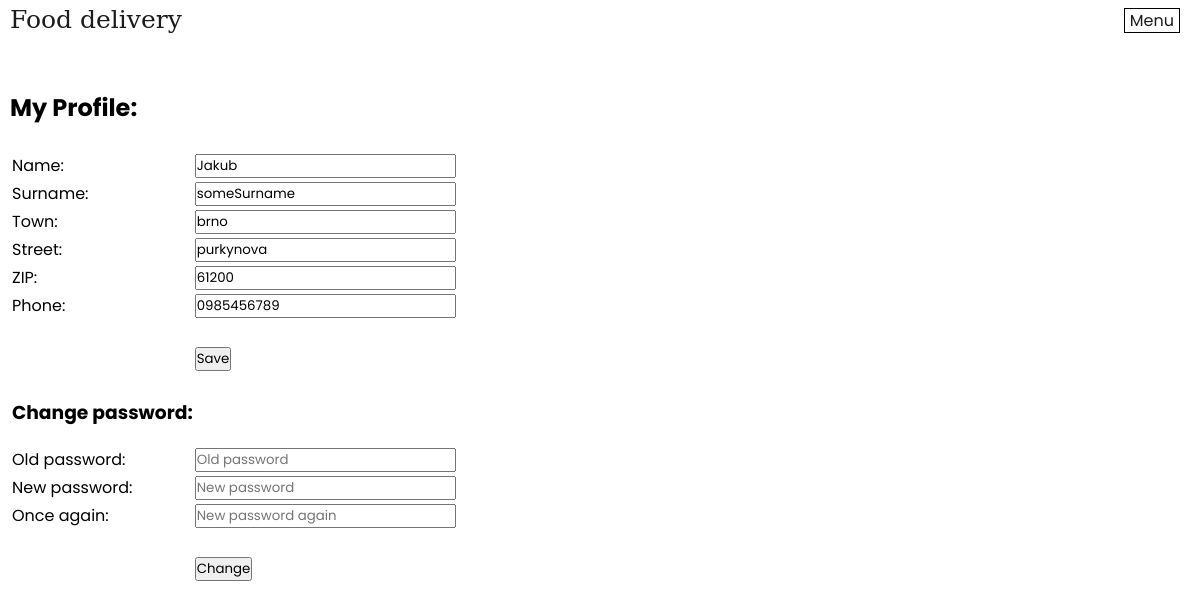
The page /myProfile.php (signed in) on the database its author committed.
### tables this page shows
CREATE TABLE person (
  personId INT AUTO_INCREMENT NOT NULL PRIMARY KEY,
  Name TINYTEXT,
  Surname TINYTEXT,
  Town TINYTEXT,
  Street TINYTEXT,
  ZIP INT,
  phoneNumber TINYTEXT,
  mail TINYTEXT,
  hashedPassword LONGTEXT,
  state ENUM("unregistered", "diner", "driver", "operator", "admin")
);

### myProfile.php (the view, shortened to what this page needs)
<?php
include "header.php";
$userData = $pdo->query("SELECT Name, Surname, Town, Street, ZIP, phoneNumber, hashedPassword FROM person WHERE personId = {$_SESSION["userId"]}")->fetch(PDO::FETCH_ASSOC);
?>
<div class="main-page-container">
    <h2>My Profile:</h2><br>
    <form action="#" method="post">
        <table>
            <tr>
                <td><label >Name: </label></td>
                <td><input type="text" value=
                    <?php echo "\"";
                    if(isset($userData["Name"])) {
                        echo $userData["Name"];
                    }
                    echo "\""; ?>
                    name="userName"  placeholder="Name" required></td>
            </tr>
            <tr>
                <td><label >Surname: </label></td>
                <td><input type="text" value=
                    <?php echo "\"";
                    if(isset($userData["Surname"])) {
                        echo $userData["Surname"];
                    }
                    echo "\""; ?>
                    name="userSurname"  placeholder="Surname" required></td>
            </tr>
            <tr>
                <td><label >Town: </label></td>
                <td><input type="text" value=
                    <?php echo "\"";
                    if(isset($userData["Town"])) {
                        echo $userData["Town"];
                    }
                    echo "\""; ?>
                    name="userTown"  placeholder="Town" required></td>
            </tr>
            <tr>
                <td><label >Street: </label</td>
                <td><input type="text" value=
                    <?php echo "\"";
                    if(isset($userData["Street"])) {
                        echo $userData["Street"];
                    }
                    echo "\""; ?>
                    name="userStreet"  placeholder="Street" required></td>
            </tr>
            <tr>
                <td><label>ZIP: </label></td>
                <td><input type="text" pattern="\d{5}" value=
                    <?php echo "\"";
                    if(isset($userData["ZIP"])) {
                        echo $userData["ZIP"];
                    }
                    echo "\""; ?>
                    name="userZIP"  placeholder="ZIP (Eg.: 61200)" required></td>
            </tr>
            <tr>
                <td><label >Phone: </label></td>
                <td><input type="tel" value=
                    <?php echo "\"";
                    if(isset($userData["phoneNumber"])) {
                        echo $userData["phoneNumber"];
                    }
                    echo "\""; ?>
                    name="userPhoneNumber"  placeholder="PhoneNumber" required></td>
            </tr>
            <tr style="text-align: left"><td></td><td style="padding-top: 25px; padding-bottom: 25px"><input  type="submit" name="changeProfile" value="Save" ></td></tr>
            <tr><td><h3>Change password:</h3></td></tr>
            <tr><td style="height:15px"></td></tr>
            <tr>
                <td><label >Old password:</label></td>
                <td><input type="password" name="userPassword" placeholder="Old password"></td>
            </tr>
            <tr>
                <td><label >New password:</label></td>
                <td><input type="password" name="newUserPassword" placeholder="New password"></td>
            </tr>
            <tr>
                <td><label >Once again:</label></td>
                <td><input type="password" name="newUserPasswordAgain" placeholder="New password again"></td>
            </tr>
            <tr style="text-align: left"><td></td><td style="padding-top: 25px; padding-bottom: 25px"><input  type="submit" name="changePassword" value="Change" ></td></tr>
        </table>
    </form>
</div>

### styles/style.css (style rules this page uses)
* { box-sizing: border-box; margin: 0; padding: 0; font-family: 'Poppins', sans-serif; }
.main-page-container { max-width: 1300px; margin: 0 auto; padding: 0 10px; position: relative; }

### rows shown on the page
person: userName "Jakub", userSurname "someSurname", userTown "brno", userStreet "purkynova", userZIP "61200", userPhoneNumber "0985456789"
